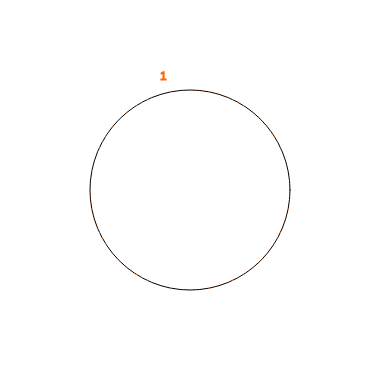
Frame 1 (no input)
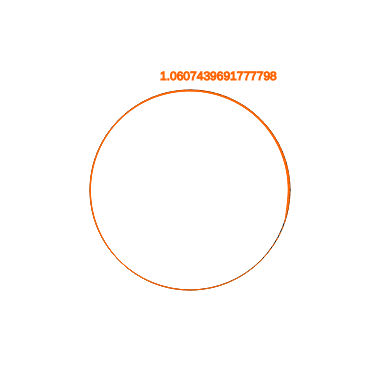
Frame 60 (no input)
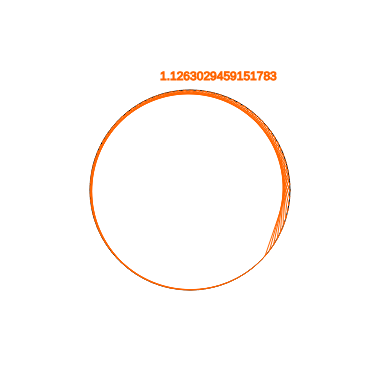
Frame 120 (the mouse pressed at the canvas centre since frame 60)

The p5.js sketch that drew these frames (run headless with seeded random() and noise() and a simulated clock; from frame 60 on, the mouse is pressed at the canvas centre):

// p5.js sketch
// ── sketch.js
let Width = 380;
let Height = 380;
let R = 100;
let N = 100;
let dA = 2*Math.PI / N;
let k = 1.0;

function setup() {
    createCanvas(Width, Height);
}

function draw() {
    background(255);
    translate(Width / 2, Height / 2);
    stroke(255, 100, 0);
    fill(255, 100, 0);
    text(k, -30, -110);
    fill(255);
    stroke(0);
    ellipse(0, 0, 2*R, 2*R);
    stroke(255, 100, 0);
    for(let n = 0; n < N; n++) {
	  let a = n * dA;
	  let x0 = R * Math.cos(a);
	  let y0 = R * Math.sin(a);
	  let x1 = R * Math.cos(k*a);
	  let y1 = R * Math.sin(k*a);
	  line(x0, y0, x1, y1);
      }

    k *= 1.001;

}
